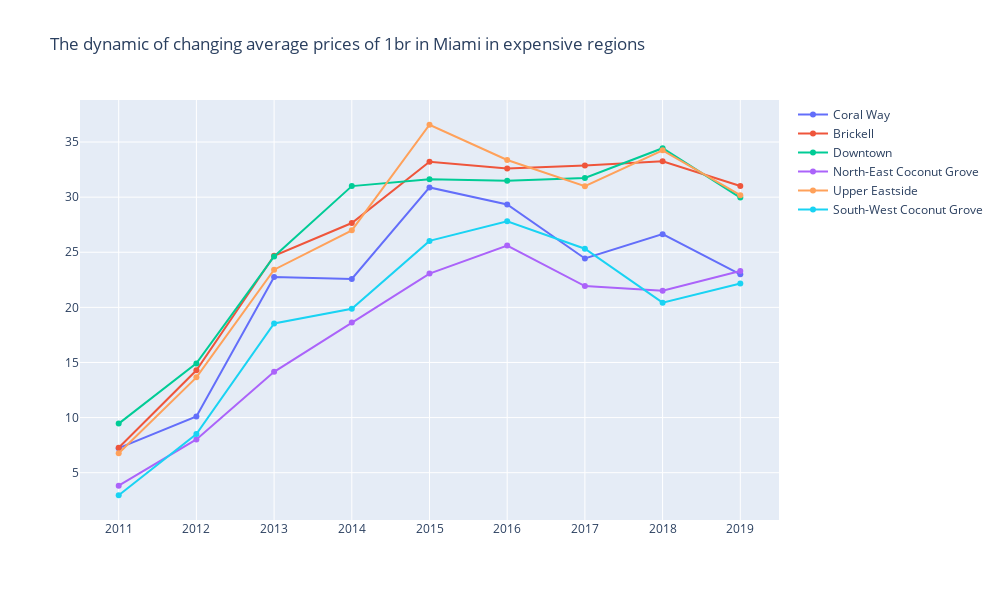
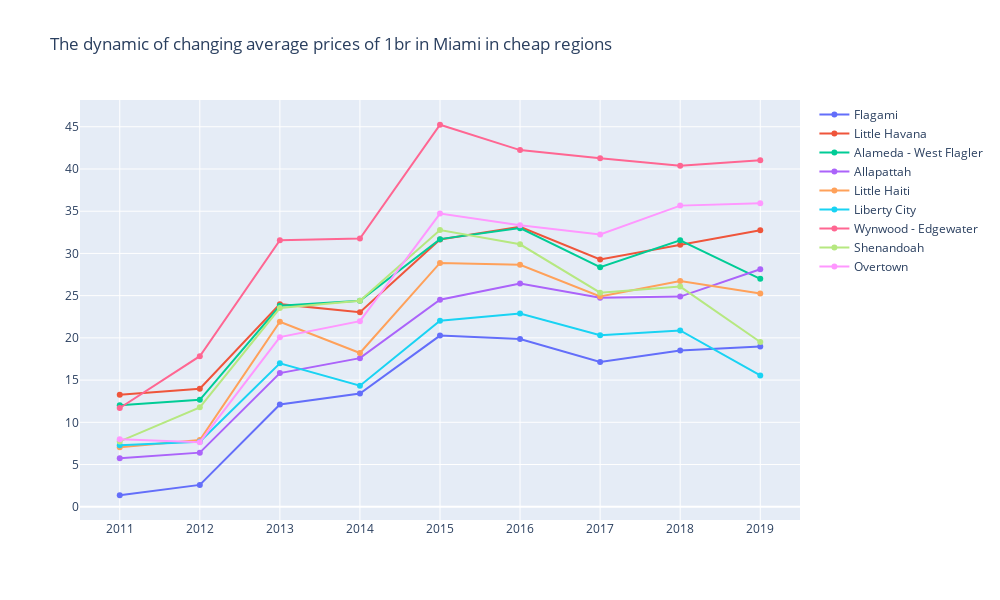

Write notebook code for charts like these, in order.
### Code cell
import pandas as pd
import plotly.graph_objects as go
import re
import numpy as np

df = pd.read_csv('D:/Cloud/Nastya/IT/python/Neighborhood_Zri_AllHomesPlusMultifamily.csv') # reading data
df_miami = df.loc[df['City']=='Miami'] # choosing city

## filling missing data
# geting the first column with floats
col_numb = 0
for col in df_miami.dtypes:
    if col != 'float64': 
        col_numb +=1
    else: break
# filling NaN with mean
df_miami[df_miami.columns[col_numb:]] = df_miami[df_miami.columns[col_numb:]].interpolate(axis=1) 

## geting the list of years that is in the data
# taking all columns and slicing it to get years
col_names=''
for col in df_miami.columns:
    if col[0]=='2':
        col_names += col[:4]+','
    else: continue
# intilize a null list 
unique_col_names = []
# traverse for all elements 
for x in col_names.split(',')[:-1]: 
    # check if exists in unique_list or not 
    if x not in unique_col_names: 
        unique_col_names.append(x)
unique_col_names

## add new data
# add columns with changing in prices in comparison with first data
new_col_numb = 0
for col in unique_col_names[1:-1]:
    df_miami[col] = (df_miami[col+'-12'] - df_miami.iloc[:,col_numb])/df_miami.iloc[:,col_numb]*100
    new_col_numb += 1


### dynamic for some years
## getting year for slicing data
# print('Enter the year that you want to see. If you want to see dynamic since 2010 to 2020 enter: "2"')
# year = input()
mean = df_miami.iloc[:,col_numb].mean() # finding point to split graphs

### graph with % of changing prices
## expensive regions
# prepearing data
df_miami_slice = df_miami.loc[df_miami.iloc[:,col_numb]>mean] # slicing needed data
df_miami_year = df_miami_slice.set_index('RegionName').transpose().reset_index()[-(len(unique_col_names)-2):] # transposing columns into rows
# draw lines    
fig = go.Figure()
for region in df_miami_slice['RegionName'].unique():
	fig.add_trace(go.Scatter(y=df_miami_year[region], x=df_miami_year['index'], mode='lines+markers', name=region))
fig.update_layout(title={'text': "The dynamic of changing average prices of 1br in Miami in expensive regions"}, width=1000, height=600)
fig.show()

# ## cheap regions
# # prepearing data
df_miami_slice = df_miami.loc[df_miami.iloc[:,col_numb]<=mean] # slicing needed data
df_miami_year = df_miami_slice.set_index('RegionName').transpose().reset_index()[-(len(unique_col_names)-2):] # transposing columns into rows
# draw lines    
fig = go.Figure()
for region in df_miami_slice['RegionName'].unique():
	fig.add_trace(go.Scatter(y=df_miami_year[region], x=df_miami_year['index'], mode='lines+markers', name=region))
fig.update_layout(title={'text': "The dynamic of changing average prices of 1br in Miami in cheap regions"}, width=1000, height=600)
fig.show()


# ## expensive regions
# # prepearing data
# df_miami_slice = df_miami.loc[df_miami.iloc[:,col_numb]>mean] # slicing needed data
# df_miami_year = df_miami_slice.set_index('RegionName').transpose().reset_index() # transposing columns into rows
# df_miami_year = df_miami_year.loc[df_miami_year['index'].str.contains(year+'-')] # cutting data for certain year
# # draw lines    
# fig = go.Figure()
# for region in df_miami_slice['RegionName'].unique():
# 	fig.add_trace(go.Scatter(y=df_miami_year[region], x=df_miami_year['index'], mode='lines+markers', name=region))
# fig.update_layout(title={'text': "The dynamic of average prices of 1br in Miami in expensive regions"}, width=1000, height=600)
# fig.show()

# ## cheap regions
# # prepearing data
# df_miami_slice = df_miami.loc[df_miami.iloc[:,col_numb]<=mean] # slicing needed data
# df_miami_year = df_miami_slice.set_index('RegionName').transpose().reset_index() # transposing columns into rows
# df_miami_year = df_miami_year.loc[df_miami_year['index'].str.contains(year+'-')] # cutting data for certain year
# # draw lines    
# fig = go.Figure()
# for region in df_miami_slice['RegionName'].unique():
# 	fig.add_trace(go.Scatter(y=df_miami_year[region], x=df_miami_year['index'], mode='lines+markers', name=region))
# fig.update_layout(title={'text': "The dynamic of average prices of 1br in Miami in cheap regions"}, width=1000, height=600)
# fig.show()

### Figure 1 — Plotly figure (JSON) as saved in the notebook; plotly's stock layout.template omitted (floating-point values rounded to 4 significant figures)
{"data": [{"mode": "lines+markers", "name": "Coral Way", "type": "scatter", "x": ["2011", "2012", "2013", "2014", "2015", "2016", "2017", "2018", "2019"], "y": [7.228, 10.1, 22.76, 22.58, 30.88, 29.33, 24.43, 26.64, 23.0]}, {"mode": "lines+markers", "name": "Brickell", "type": "scatter", "x": ["2011", "2012", "2013", "2014", "2015", "2016", "2017", "2018", "2019"], "y": [7.257, 14.29, 24.68, 27.65, 33.21, 32.6, 32.88, 33.26, 31.01]}, {"mode": "lines+markers", "name": "Downtown", "type": "scatter", "x": ["2011", "2012", "2013", "2014", "2015", "2016", "2017", "2018", "2019"], "y": [9.454, 14.92, 24.62, 31.0, 31.61, 31.49, 31.74, 34.44, 29.96]}, {"mode": "lines+markers", "name": "North-East Coconut Grove", "type": "scatter", "x": ["2011", "2012", "2013", "2014", "2015", "2016", "2017", "2018", "2019"], "y": [3.821, 8.019, 14.15, 18.63, 23.07, 25.61, 21.93, 21.51, 23.3]}, {"mode": "lines+markers", "name": "Upper Eastside", "type": "scatter", "x": ["2011", "2012", "2013", "2014", "2015", "2016", "2017", "2018", "2019"], "y": [6.763, 13.65, 23.42, 26.99, 36.57, 33.38, 31.0, 34.25, 30.18]}, {"mode": "lines+markers", "name": "South-West Coconut Grove", "type": "scatter", "x": ["2011", "2012", "2013", "2014", "2015", "2016", "2017", "2018", "2019"], "y": [2.955, 8.507, 18.54, 19.87, 26.03, 27.81, 25.32, 20.43, 22.16]}], "layout": {"height": 600, "title": {"text": "The dynamic of changing average prices of 1br in Miami in expensive regions"}, "width": 1000}}

### Figure 2 — Plotly figure (JSON) as saved in the notebook; plotly's stock layout.template omitted (floating-point values rounded to 4 significant figures)
{"data": [{"mode": "lines+markers", "name": "Flagami", "type": "scatter", "x": ["2011", "2012", "2013", "2014", "2015", "2016", "2017", "2018", "2019"], "y": [1.361, 2.585, 12.11, 13.4, 20.27, 19.86, 17.14, 18.5, 18.98]}, {"mode": "lines+markers", "name": "Little Havana", "type": "scatter", "x": ["2011", "2012", "2013", "2014", "2015", "2016", "2017", "2018", "2019"], "y": [13.26, 13.97, 23.99, 23.05, 31.65, 33.15, 29.28, 31.02, 32.75]}, {"mode": "lines+markers", "name": "Alameda - West Flagler", "type": "scatter", "x": ["2011", "2012", "2013", "2014", "2015", "2016", "2017", "2018", "2019"], "y": [12.01, 12.66, 23.81, 24.38, 31.69, 33.0, 28.36, 31.55, 26.99]}, {"mode": "lines+markers", "name": "Allapattah", "type": "scatter", "x": ["2011", "2012", "2013", "2014", "2015", "2016", "2017", "2018", "2019"], "y": [5.744, 6.406, 15.83, 17.6, 24.52, 26.44, 24.74, 24.89, 28.13]}, {"mode": "lines+markers", "name": "Little Haiti", "type": "scatter", "x": ["2011", "2012", "2013", "2014", "2015", "2016", "2017", "2018", "2019"], "y": [7.041, 7.895, 21.91, 18.21, 28.88, 28.66, 24.89, 26.74, 25.25]}, {"mode": "lines+markers", "name": "Liberty City", "type": "scatter", "x": ["2011", "2012", "2013", "2014", "2015", "2016", "2017", "2018", "2019"], "y": [7.271, 7.703, 16.99, 14.33, 22.03, 22.89, 20.3, 20.88, 15.55]}, {"mode": "lines+markers", "name": "Wynwood - Edgewater", "type": "scatter", "x": ["2011", "2012", "2013", "2014", "2015", "2016", "2017", "2018", "2019"], "y": [11.69, 17.83, 31.57, 31.76, 45.24, 42.24, 41.28, 40.38, 41.02]}, {"mode": "lines+markers", "name": "Shenandoah", "type": "scatter", "x": ["2011", "2012", "2013", "2014", "2015", "2016", "2017", "2018", "2019"], "y": [7.737, 11.77, 23.54, 24.38, 32.77, 31.08, 25.36, 26.07, 19.51]}, {"mode": "lines+markers", "name": "Overtown", "type": "scatter", "x": ["2011", "2012", "2013", "2014", "2015", "2016", "2017", "2018", "2019"], "y": [8.006, 7.642, 20.09, 21.98, 34.72, 33.33, 32.24, 35.66, 35.95]}], "layout": {"height": 600, "title": {"text": "The dynamic of changing average prices of 1br in Miami in cheap regions"}, "width": 1000}}
